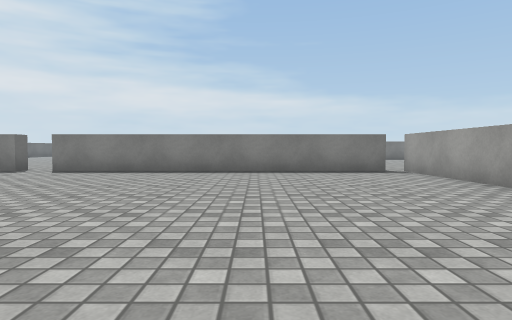
[1] (above)

24 first-person views from a walk through a Unity game level. The camera is 0.62 m above the floor, tilts 2° down and sees 75° across. The floor is counted in squares, 1 m on a side. Each view is taken from the middle of a square. On the plan, view 1 faces up. The plan holds only what a view shows up to about 10 squares ahead; the rest is blank. The place goes on beyond the plan. The player is left out. Surface patterns are stand-ins for the level's own textures.

[2]
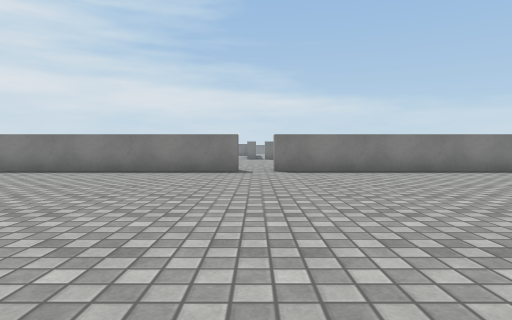

[3]
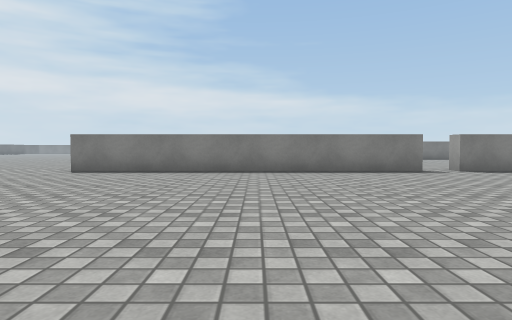

[4]
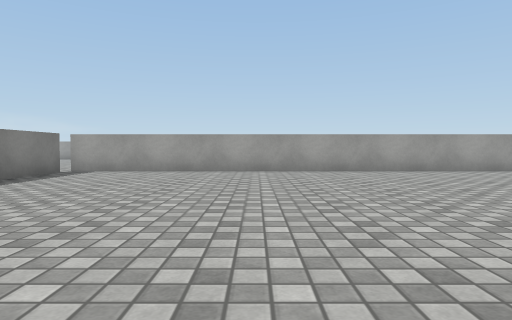

[5]
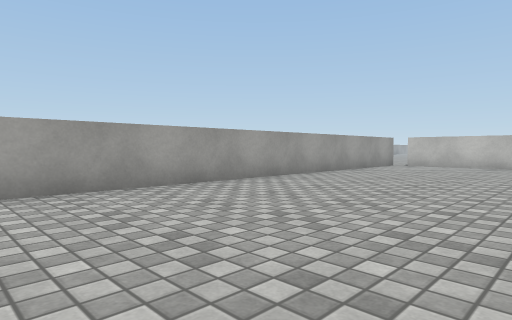

[6]
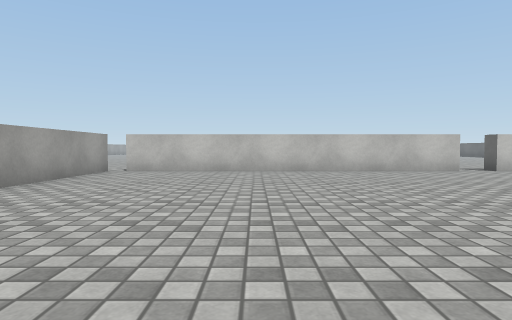

[7]
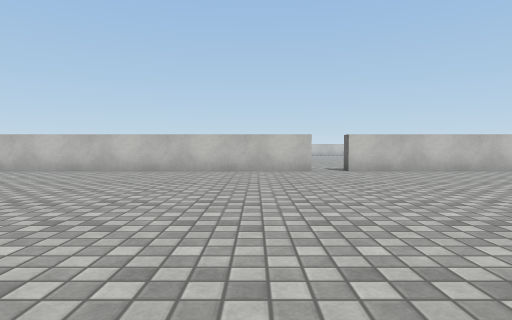

[8]
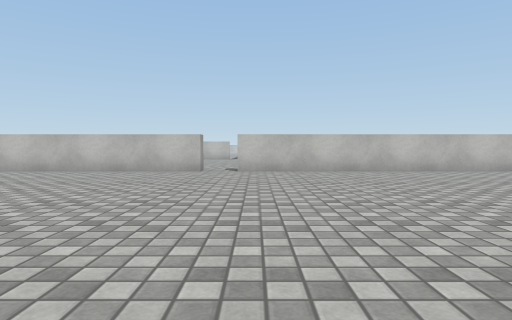

[9]
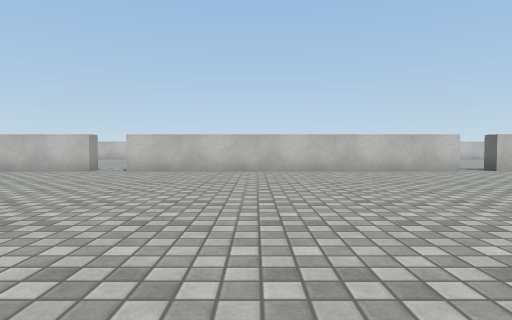

[10]
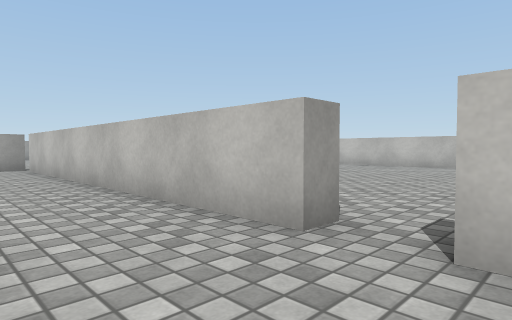

[11]
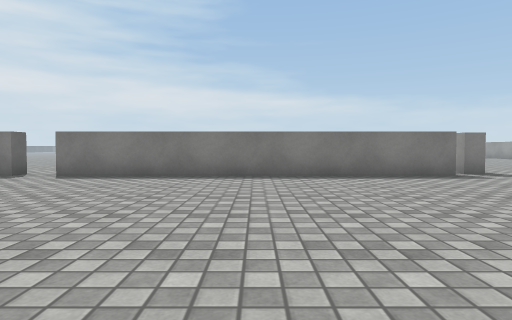

[12]
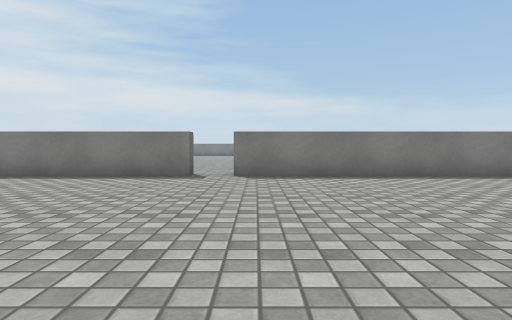

[13]
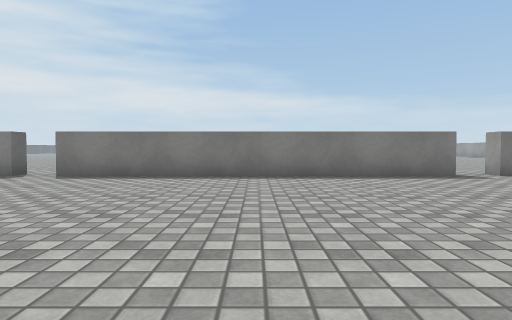

[14]
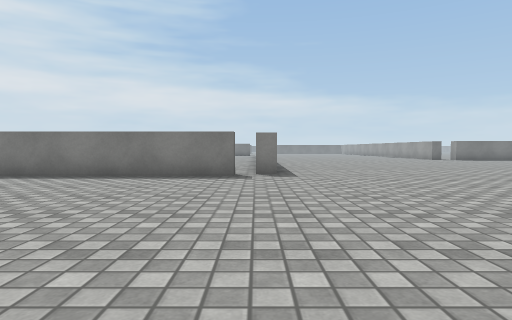

[15]
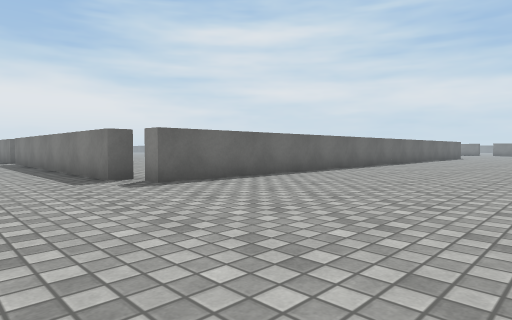

[16]
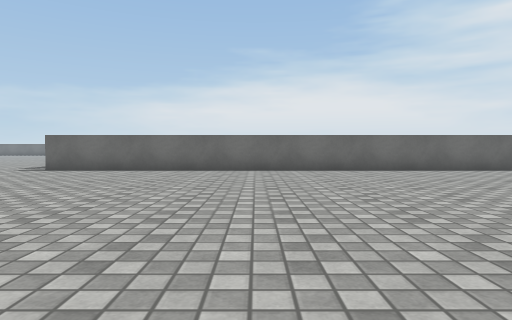

[17]
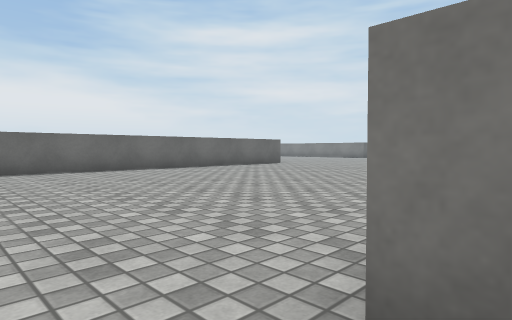

[18]
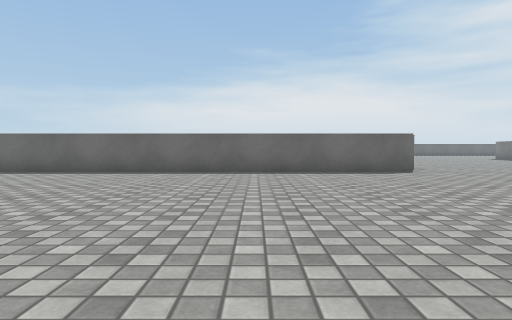

[19]
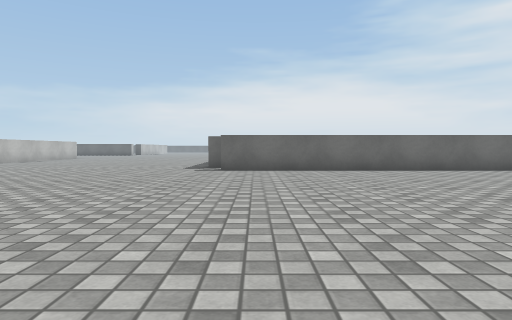

[20]
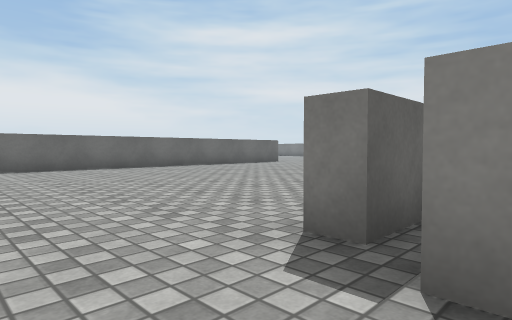

[21]
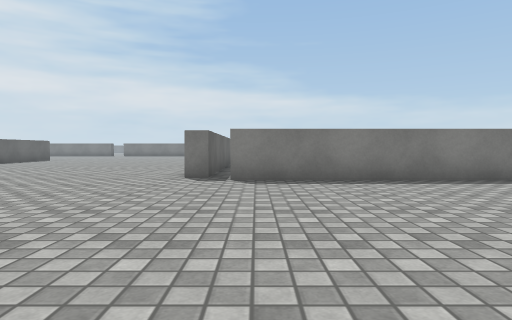

[22]
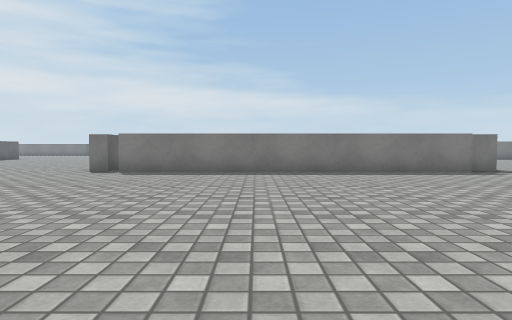

[23]
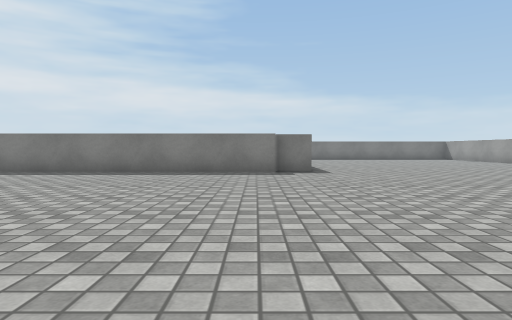

[24]
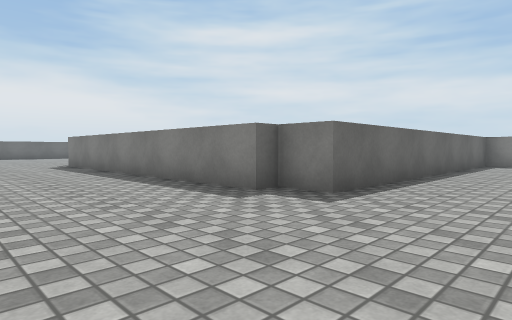

### Floor plan
Points are (right, up) in squares from view 1. A wall is a line through its corners. A room is listed if a view was taken in it or the views show most of it. See-through windows are left out.
Room 1 (views 1, 2, 3, 4, 5, 6, 7, 8, 9, 10)
walls: (-5.5, -11) (3.5, -11); (-6.5, 9.5) (-6.5, 9) (-14.5, 9); (-14.5, -11) (-6.5, -11); (3.5, 9) (-5.5, 9) (-5.5, 9.5); (4, -11) (4, 9)
ways out: opening at (-6, -11) to room 2
Room 2 (views 11, 12, 13, 14, 15, 16, 17, 18, 19, 20, 21, 22, 23, 24)
walls: (14, -1) (13.5, -1); (3.5, -11) (3.5, -11.5) (-5.5, -11.5) (-5.5, -11); (24.5, 6.6) (24.5, -1) (23.5, -1) (23.5, -1.5) (14.5, -1.5); (4.5, 9.1) (4.5, -11) (4, -11); (-6.5, -11) (-6.5, -11.5) (-14.5, -11.5)
ways out: opening at (-6, -11) to room 1

Positions as (right, up) in squares from view 1, and headings:
1: (0, 0), facing up
2: (-6, 0), facing up
3: (-11, 0), facing up
4: (-5, 4), facing right
5: (-1, 1), facing down-right
6: (0, -2), facing down
7: (-4, -2), facing down
8: (-7, -2), facing down
9: (-10, -2), facing down
10: (-7, -9), facing down-right
11: (-1, -19), facing up
12: (-5, -19), facing up
13: (-11, -19), facing up
14: (4, -19), facing up
15: (10, -14), facing up-left
16: (14, -5), facing left
17: (14, -2), facing up-left
18: (13, 5), facing left
19: (14, -10), facing left
20: (15, -3), facing up-left
21: (15, -8), facing up
22: (18, -10), facing up
23: (23, -10), facing up
24: (27, -5), facing up-left
